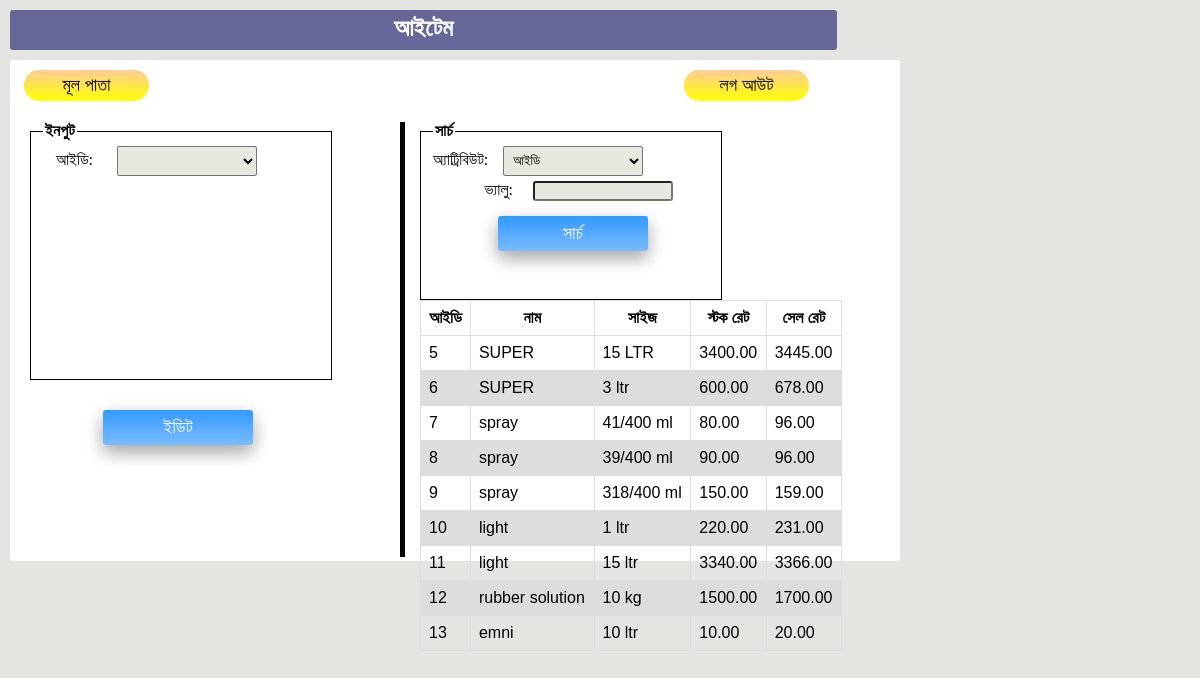
Before: /item/edit/ (signed in) with the older database file.
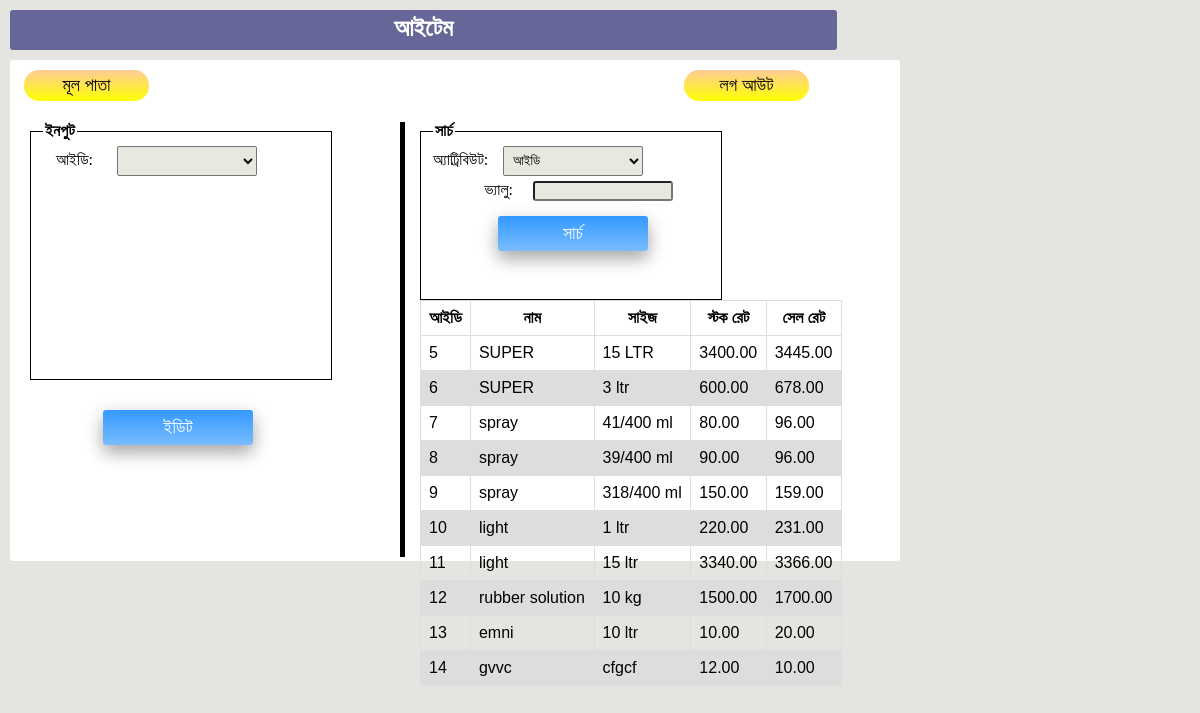
After: the same page with the newer database file.
### project/models.py (models this page shows, shortened)
class Item(models.Model):
    name = models.CharField(max_length=50)
    size = models.CharField(max_length=50)
    stock_rate = models.DecimalField(max_digits=10, decimal_places=2, blank=True, null=True)
    sale_rate = models.DecimalField(max_digits=10, decimal_places=2, blank=True, null=True)
    item_available= models.IntegerField(default=0)
    item_free= models.IntegerField(default=0)

### project/views.py (the view, shortened to what this page needs)
# urls.py: url(r'^item/edit/$',views.show_item_edit_page,name='item_edit_page'),
def show_item_edit_page(request):
    if not request.user.is_authenticated:
        return HttpResponseRedirect('/login')
    c = {'Item':Item.objects.all()}
    c.update(csrf(request))
    return render_to_response('item_edit.html', c)

### project/templates/item_edit.html (shortened to what this page needs)
﻿<!DOCTYPE html PUBLIC "-//W3C//DTD XHTML 1.0 Transitional//EN" "http://www.w3.org/TR/xhtml1/DTD/xhtml1-transitional.dtd">
<html xmlns="http://www.w3.org/1999/xhtml">
<head>
</head>
<body style="background-color: #E4E4E0">
<form action="" method="post" style="border-radius:3px; width: 827px; height: 40px; top: 10px; position: absolute; background-color: #666699; left: 10px; bottom: 235px;">
	<div class="auto-style1">
		<strong>আইটেম</strong></div>
</form>
<form action="/item/edit/" method="post" style= "border-radius: 3px; width: 500px; height: 501px; top: 60px; position: absolute; background-color: #FFFFFF; left: 10px;">{% csrf_token %}
	<div id="layer2" style="position: absolute; width: 162px; height: 49px; z-index: 2; left: 9px; top: 5px; right: 409px;">
		<button class="button" type="button"  onclick="location.href ='/home'" ><span>মূল পাতা</span>
		</button>
	</div>
	<div id="layer1" style="position: absolute; width: 143px; height: 49px; z-index: 1; left: 669px; top: 5px">
		<button class="button" type="button"  onclick="location.href ='/logout'" ><span>লগ আউট</span>
		</button>
	</div>
	<div id="layer1" style="position: absolute; width: 152px; height: 51px; left: 83px; top: 340px">
		{%if not EDIT %}
		<input name="Edit_button" type="submit" value="ইডিট" class="button1"/>
		{% endif %}
	</div>
	<fieldset style="border: thin solid #000000; height: 240px; width: 276px; position: absolute; left:20px; top: 62px;">
		<legend><strong>ইনপুট</strong></legend>
		{%if not EDIT %}
		<label for="txtId" style="width:50px">আইডি:</label>
		<select name="Select_id" style="width: 140px; height: 30px; border-radius: 2px; background:#E8E8E1; padding-left: 5px; padding-right: 5px; padding-top: 2px; padding-bottom:2px; margin-bottom: 5px">
			<option></option>
			{% for i in Item.all %}
			<option>{{i.id}}</option>
			{% endfor %}
		</select>
		{% endif %}
		<br>
	</fieldset>
</form>
<form action="/item/edit/"   method="POST" style= "border-radius: 3px; width: 500px; height: 501px; top: 60px; position: absolute; background-color: #FFFFFF; left: 400px;">
	<fieldset style="border: thin solid #000000; height: 160px; width: 276px; position: absolute; left:20px; top: 62px;">
		<legend><strong >সার্চ</strong></legend>
		<label for="searchType" style="width:50px">অ্যাট্রিবিউট:</label><select name="stype" style="width: 140px; height: 30px; border-radius: 2px; background:#E8E8E1; padding-left: 5px; padding-right: 5px; padding-top: 2px; padding-bottom:2px; margin-bottom: 5px">
		<option value="ID">আইডি</option>
	</select>
		<label for="value">ভ্যালু:</label><input type="text" name="value" style= "width: 140px; height: 20px; border-radius: 3px; background:#E8E8E1; padding: 5px; margin-bottom: 5px">
		<div id="layer4" style="width: 162px; height: 51px; margin-left:55px; z-index: 1">
			<input name="Search_button" type="submit"  value="সার্চ" class="button1"/>
		</div>
	</fieldset>
	<div id="table-wrapper" style="position: absolute; width: 422px; height: 232px; z-index: 3; left:20px; top: 240px;">
		<div id="table-scroll">
			<table>
				<tbody>
				<tr>
				    <th>আইডি</th>
				    <th>নাম</th>
				    <th>সাইজ</th>
				    <th>স্টক রেট</th>
				    <th>সেল রেট</th>
				</tr>
				</tbody>
				<tbody>
				{% for i in Item.all %}
				<tr>
					<td> {{i.id}}</td>
					<td>{{i.name}}</td>
					<td>{{i.size}}</td>
					<td>{{i.stock_rate}}</td>
					<td>{{i.sale_rate}}</td>
				</tr>
				{% endfor %}
				</tbody>
			</table>
		</div>
	</div>
	<div class="verticalLine" style=" position: absolute; height: 435px; width: 6px; left: 0px; top: 62px;">
	</div>
</form>
</body>
</html>

Changed rows visible on the page:
added Item: id "14", name "gvvc", size "cfgcf", stock_rate "12.00", sale_rate "10.00"
